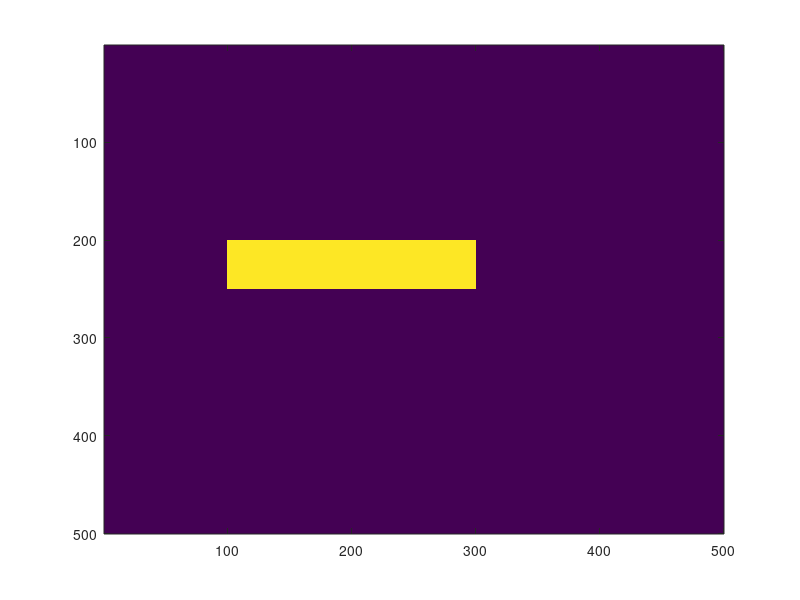

This figure's MATLAB source:
function segmentation_test()
    A = zeros(500,500);
    A(200:250,100:300) = 1;
    A(50:100,70:100) = 2;
    imagesc(logical(A))
    pause(5);
    BW2 = bwselect(logical(A),150+101,200);
    imagesc(BW2)

end

